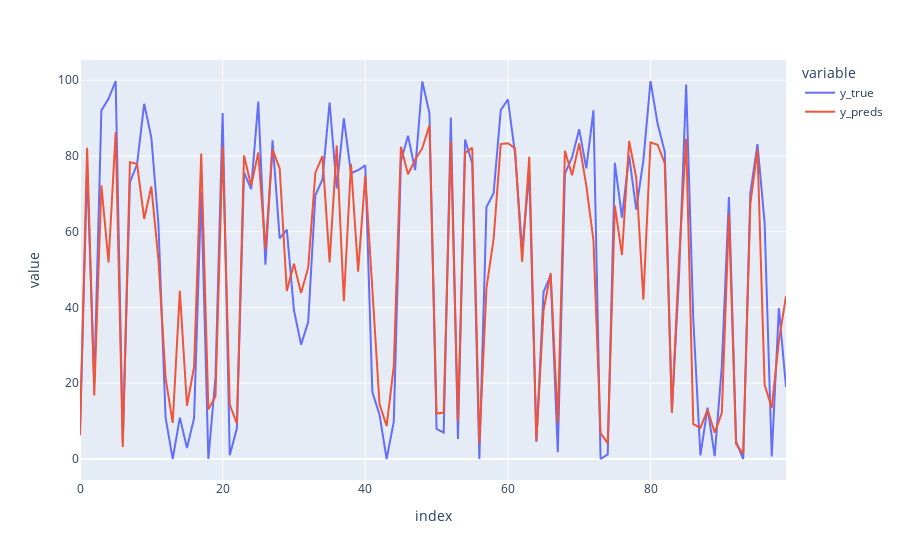

Source (notebook cell):
### Code cell
import plotly.express as px

df = pd.DataFrame({"y_true": y_true, "y_preds": y_preds}).head(100)
fig = px.line(df, y=["y_true", "y_preds"], title='')
fig.show()
